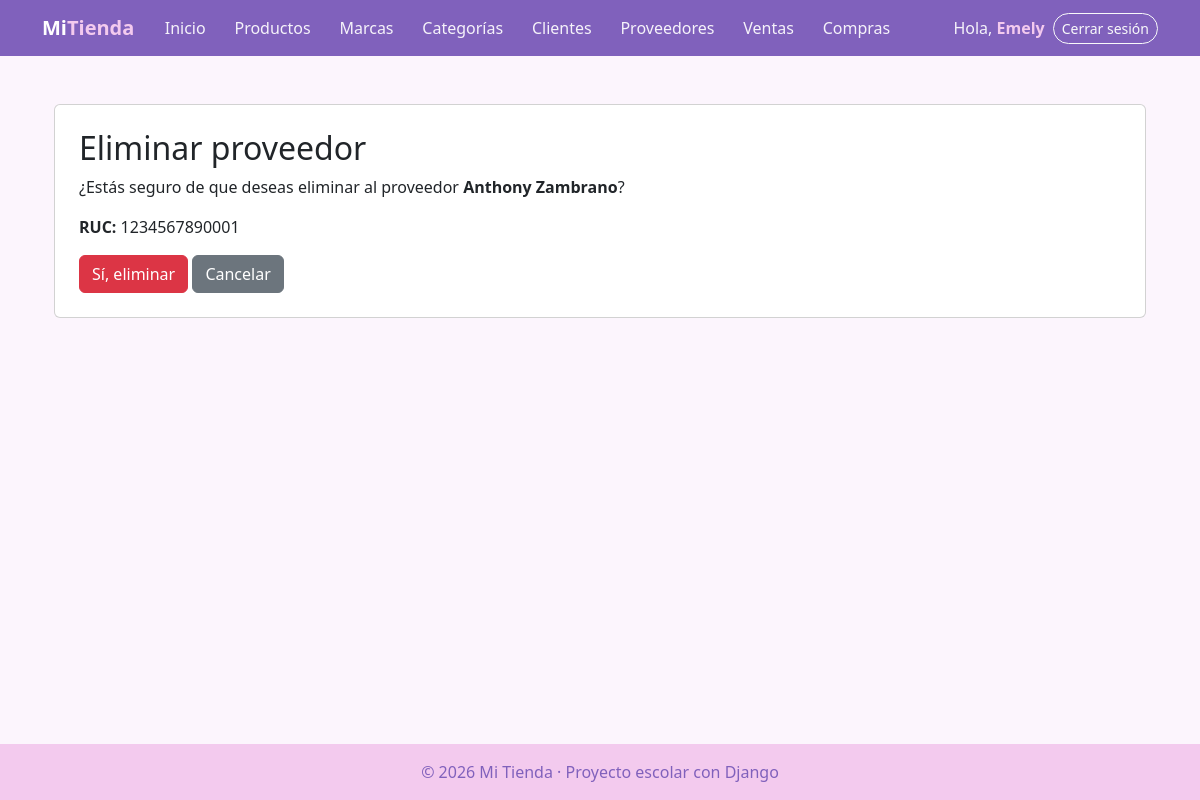
Page /facturacion/proveedores/eliminar/1/ (signed in) on the committed database.
### facturacion/models.py (models this page shows, shortened)
class ModeloBase(models.Model):
    user = models.ForeignKey(                    # 1:N con User: un usuario registra muchos registros
        User,
        on_delete=models.SET_NULL,               # Si borran al usuario, el registro se queda con user vacío
        null=True,                               # SET_NULL necesita que la columna acepte NULL
        blank=True,
        editable=False,                          # No aparece en formularios: lo llena la VISTA, no la persona
        related_name="%(class)s_registrados",    # %(class)s = nombre del modelo → user.producto_registrados
        verbose_name="Registrado por",
    )
    fecha_creacion = models.DateTimeField("Fecha de creación", auto_now_add=True)   # Se llena sola al CREAR
    fecha_modificacion = models.DateTimeField("Última modificación", auto_now=True) # Se actualiza sola en CADA save()
    class Meta:
        abstract = True                          # ← LA CLAVE: modelo "molde", sin tabla propia

class Proveedor(ModeloBase):                     # NUEVO
    nombre = models.CharField(max_length=80)
    apellido = models.CharField(max_length=80)
    ruc = models.CharField("RUC", max_length=13, unique=True)        # RUC de Ecuador: 13 dígitos
    email = models.EmailField("Correo", blank=True)
    contacto = models.CharField("Teléfono de contacto", max_length=15, blank=True)
    logo = models.ImageField(upload_to="proveedores/", blank=True)   # Archivo en MEDIA_ROOT/proveedores/
    class Meta:
        verbose_name = "Proveedor"
        verbose_name_plural = "Proveedores"
        ordering = ["nombre", "apellido"]

### facturacion/views.py (the view, shortened to what this page needs)
# urls.py: path("proveedores/eliminar/<int:pk>/", views.ProveedorDeleteView.as_view(), name="proveedor_eliminar"),
class ProveedorDeleteView(LoginRequiredMixin, DeleteView):   # ELIMINAR
    model = Proveedor
    template_name = "facturacion/proveedor_eliminar.html"
    context_object_name = "proveedor"
    success_url = reverse_lazy("facturacion:proveedor_lista")

### facturacion/templates/facturacion/proveedor_eliminar.html (shortened to what this page needs)
{% extends "base.html" %}
{% block contenido %}
<div class="container mt-4">
    <div class="card p-4">
        <h2>Eliminar proveedor</h2>
        <p>
            ¿Estás seguro de que deseas eliminar al proveedor
            <strong>{{ proveedor.nombre }} {{ proveedor.apellido }}</strong>?
        </p>
        <p><strong>RUC:</strong> {{ proveedor.ruc }}</p>
        <form method="POST">
            <button type="submit" class="btn btn-danger">
                Sí, eliminar
            </button>
            <a href="{% url 'facturacion:proveedor_lista' %}" class="btn btn-secondary">
                Cancelar
            </a>
        </form>
    </div>
</div>
{% endblock %}

### templates/base.html (shortened to what this page needs)
{% load static %}
<!DOCTYPE html>
<html lang="es">
<head>
    <link href="https://cdn.jsdelivr.net/npm/bootstrap@5.3.3/dist/css/bootstrap.min.css" rel="stylesheet">
    <link rel="stylesheet" href="{% static 'css/estilos.css' %}?v=5">
</head>
<body>
    <nav class="navbar navbar-expand-lg navbar-dark barra">
        <div class="container">
            <a class="navbar-brand fw-bold" href="{% url 'home' %}">Mi<span class="text-warning">Tienda</span></a>
            <div class="collapse navbar-collapse" id="menu">
                <ul class="navbar-nav me-auto">
                    <li class="nav-item"><a class="nav-link" href="{% url 'home' %}">Inicio</a></li>
                    {% if user.is_authenticated %}
                        <li class="nav-item"><a class="nav-link" href="{% url 'facturacion:producto_lista' %}">Productos</a></li>
                        <li class="nav-item"><a class="nav-link" href="{% url 'facturacion:marca_lista' %}">Marcas</a></li>
                        <li class="nav-item"><a class="nav-link" href="{% url 'facturacion:categoria_lista' %}">Categorías</a></li>
                        <li class="nav-item"><a class="nav-link" href="{% url 'facturacion:cliente_lista' %}">Clientes</a></li>
                        <li class="nav-item"><a class="nav-link" href="{% url 'facturacion:proveedor_lista' %}">Proveedores</a></li>
                        <li class="nav-item"><a class="nav-link" href="{% url 'facturacion:venta_lista' %}">Ventas</a></li>
                        <li class="nav-item"><a class="nav-link" href="{% url 'facturacion:compra_lista' %}">Compras</a></li>
                    {% endif %}
                </ul>
                <ul class="navbar-nav align-items-lg-center gap-2">
                    {% if user.is_authenticated %}
                        <li class="nav-item navbar-text">Hola, <a href="{% url 'facturacion:mi_perfil' %}" class="text-warning fw-bold text-decoration-none">{{ user.username }}</a></li>
                        <li class="nav-item">
                            <form method="post" action="{% url 'logout' %}" class="m-0">
                                <button type="submit" class="btn btn-sm btn-outline-light">Cerrar sesión</button>
                            </form>
                        </li>
                    {% else %}
                        <li class="nav-item"><a class="nav-link" href="{% url 'login' %}">Ingresar</a></li>
                        <li class="nav-item"><a class="btn btn-sm btn-warning" href="{% url 'registro' %}">Crear cuenta</a></li>
                    {% endif %}
                </ul>
            </div>
        </div>
    </nav>
    <main class="container py-4">
        {% block contenido %}{% endblock %}
    </main>
    <footer class="pie text-center py-3">© 2026 Mi Tienda · Proyecto escolar con Django</footer>
</body>
</html>

### static/css/estilos.css (style rules this page uses)
:root { --acento: #8061bc; --acento-claro: #8566BE; --rosa: #F3CAEE; --azul: #8E9BD8; --morado: #B08AD0; --fondo: #FCF5FD; --texto: #2E2650; --borde: #EBDDF0; }
body { background-color: var(--fondo); color: var(--texto); min-height: 100vh; display: flex; flex-direction: column; }
main { flex: 1; }
.barra { background-color: var(--acento); }
.barra .text-warning { color: var(--rosa) !important; }
.pie { background-color: var(--rosa); color: var(--acento); }
.barra .navbar-nav .nav-link { color: rgba(255, 255, 255, .92); border-radius: 999px; padding: .4rem .9rem; transition: background .2s; }
.barra .navbar-text { color: rgba(255, 255, 255, .92); }
.barra .btn-outline-light { border-radius: 999px; }

### rows in the picture
Proveedor: nombre "Anthony", apellido "Zambrano", ruc "1234567890001"

### other values in the picture
{{ user.username }} "Emely"
